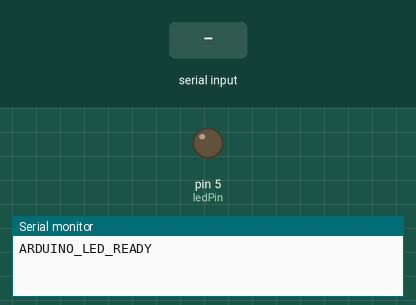
Simulated run of this sketch. Board: Arduino Uno, built with avr-gcc and run on an emulated ATmega328P. Parts: output pins drawn as LEDs (lit = HIGH), the last lines printed to the serial monitor. Dashed ring = blinking. Inputs (shaded band) come from the test bench.

Above: at 1.2 s.
1.3 s: "MODE:BLINK\n" received over Serial
At 1.7 s:
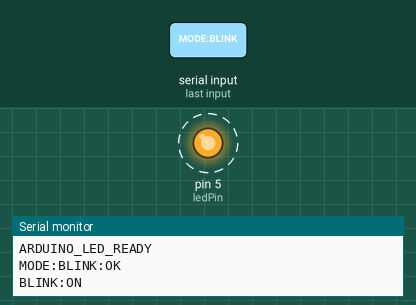
4.3 s: "MODE:FOLLOW\n" received over Serial
At 4.9 s:
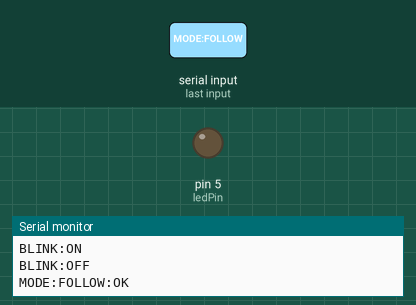
Timing chart, 0 to 7.3 s (numbered marks = the images above; inputs shaded):
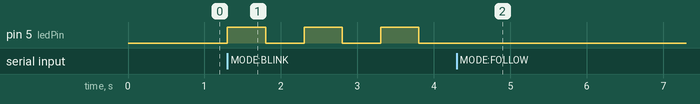

The sketch:

JoabL_SSL5.ino
```cpp
const int ledPin = 5;
String input = "";
bool blinkMode = false;
unsigned long lastBlink = 0;
bool ledOn = false;

void setup() {
  Serial.begin(115200);
  pinMode(ledPin, OUTPUT);
  digitalWrite(ledPin, LOW);
  Serial.println("ARDUINO_LED_READY");
}

void loop() {
  // Read serial input
  while (Serial.available()) {
    char c = Serial.read();
    if (c == '\n') {
      handleCommand(input);
      input = "";
    } else if (c != '\r') {
      input += c;
    }
  }

  // Blink mode logic
  if (blinkMode && millis() - lastBlink > 500) {
    lastBlink = millis();
    ledOn = !ledOn;
    digitalWrite(ledPin, ledOn);
    Serial.print("BLINK:");
    Serial.println(ledOn ? "ON" : "OFF");
  }
}

void handleCommand(String cmd) {
  cmd.trim();
  if (cmd == "MODE:BLINK") {
    blinkMode = true;
    Serial.println("MODE:BLINK:OK");
  } else if (cmd == "MODE:FOLLOW") {
    blinkMode = false;
    digitalWrite(ledPin, LOW);
    Serial.println("MODE:FOLLOW:OK");
  } else if (cmd.startsWith("LED:")) {
    int val = cmd.substring(4).toInt();
    val = constrain(val, 0, 255);
    digitalWrite(ledPin, val > 127 ? HIGH : LOW);
    Serial.print("LED:");
    Serial.println(val > 127 ? "ON" : "OFF");
  } else {
    Serial.print("ERR:");
    Serial.println(cmd);
  }
}
```

Measured:
- after the input at 1.3 s, pin 5 (ledPin): alternates HIGH for 0.50 s and LOW for 0.50 s, starting at once
- after the input at 4.3 s, pin 5 (ledPin): stops changing and stays LOW
